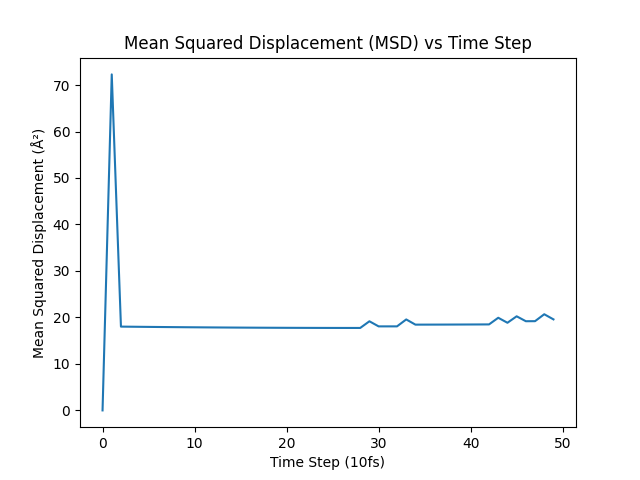

Reproduce this figure in Python.
import numpy as np
import matplotlib.pyplot as plt

with open("msd.txt", "r") as f:
    msd_list = np.loadtxt(f, skiprows=1)
# === 计算均方位移 (MSD) ===
plt.plot(msd_list, label='MSD')
plt.title('Mean Squared Displacement (MSD) vs Time Step')
plt.xlabel('Time Step (10fs)')
plt.ylabel('Mean Squared Displacement (Å²)')
plt.savefig("msd.png")
plt.show()

# === 计算自扩散系数 ===
time_steps = np.arange(1,len(msd_list))
diffusion_coefficient = msd_list[1:] / (6 * time_steps)  # 6D for 3D space
plt.plot(time_steps, diffusion_coefficient, label='Diffusion Coefficient')
plt.title('Diffusion Coefficient vs Time Step')
plt.xlabel('Time Step (10fs)')
plt.ylabel('Diffusion Coefficient (0.1Å²/fs)')
plt.savefig("diffusion_coefficient.png")
plt.show()
# === 计算平均自扩散系数 ===
average_diffusion_coefficient = np.mean(diffusion_coefficient)
print(f"Average Diffusion Coefficient: {average_diffusion_coefficient:.4f} (0.1 Å²/fs)")
# 1.9477 (0.1 Å²/fs)